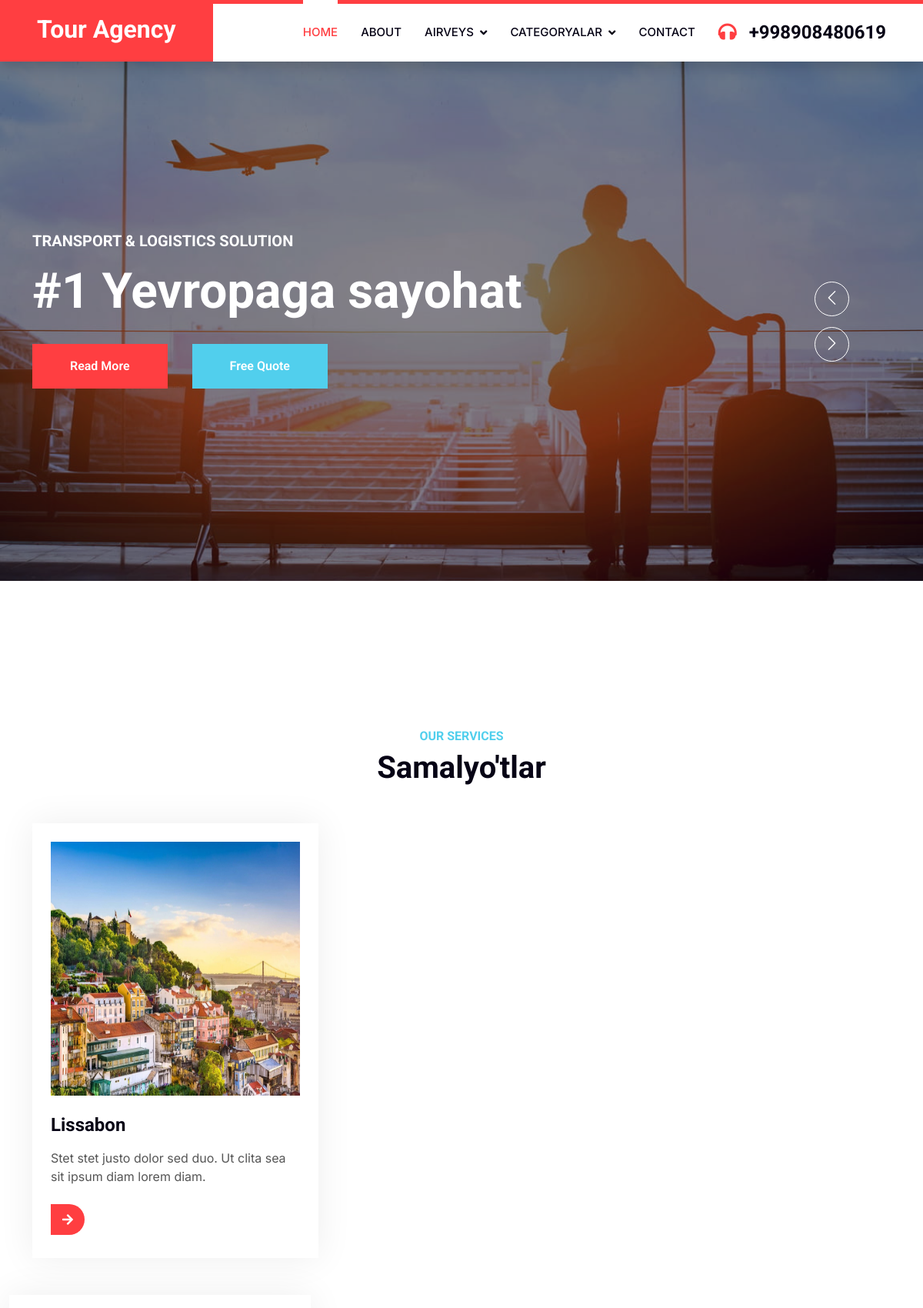
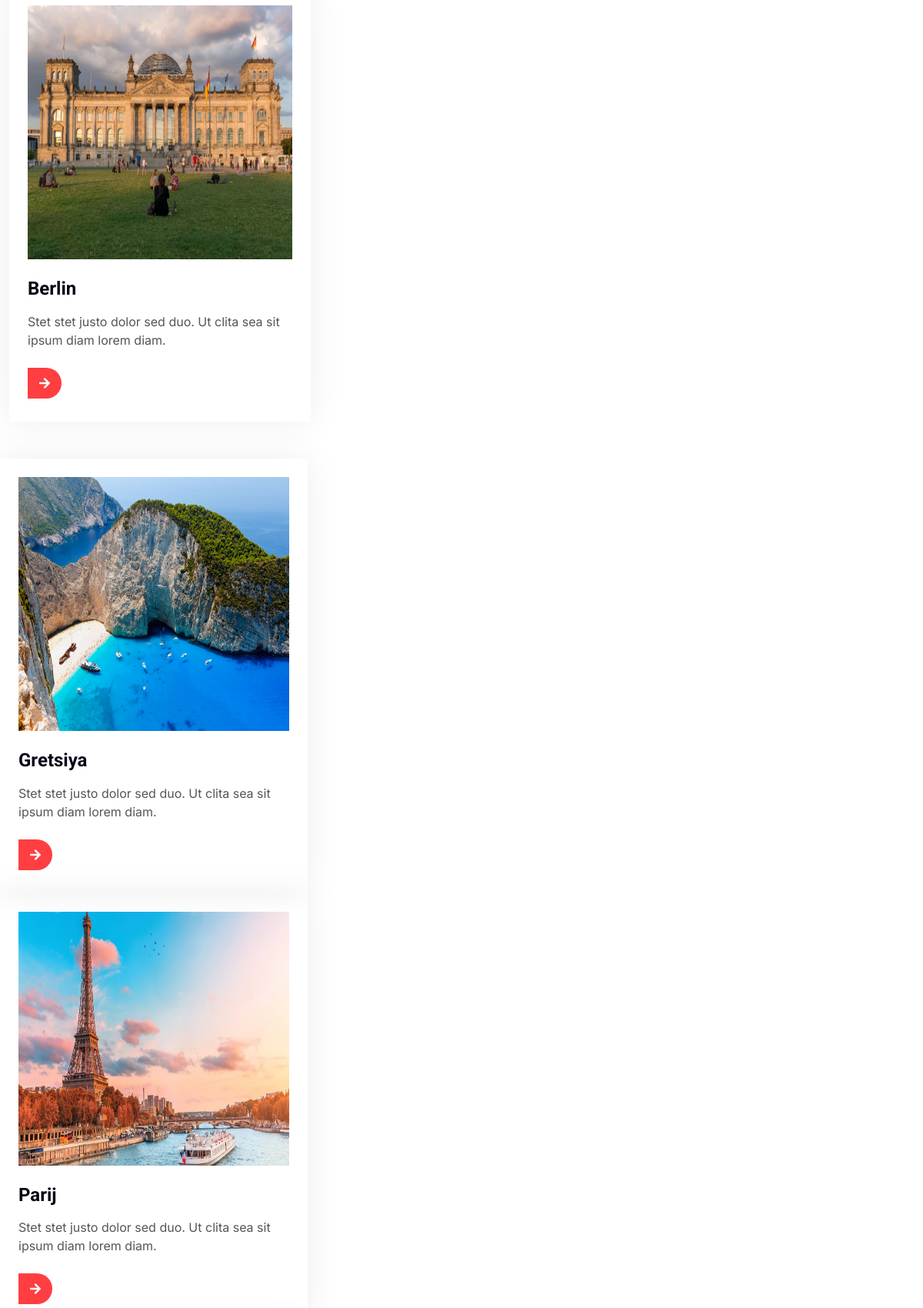
/airveys/2/ (upper part), run on the app's committed database (2 pictures, top to bottom).
### student/models.py (models this page shows, shortened)
class Shaharlar(models.Model):
    name=models.CharField(max_length=255)
    image=models.ImageField(upload_to='shaharlar/')
    text=models.TextField(max_length=900)
    category=models.ForeignKey('Category' ,on_delete=models.CASCADE)
    airveys=models.ManyToManyField('Airveys', blank=True ,null=True)
    class Meta:
        verbose_name = 'shahar'
        verbose_name_plural ='shaharlar'

### student/views.py (the view)
# urls.py: path('airveys/<int:id>/', views.airveys, name='airveys'),
def airveys(request,id):
    airveyis = Airveys.objects.all()
    airveys=get_object_or_404(Airveys, pk=id)
    shaharlar=Shaharlar.objects.filter(airveys=airveys)
    data={
        'airveyis':airveyis,
        'shaharlar':shaharlar,
    }
    return render(request, template_name='student/airveys.html',context=data)

### student/templates/student/airveys.html (shortened to what this page needs)
{% extends 'base.html' %}
{% load static %}
{% block content %}
    <div class="container-xxl py-5">
        <div class="container py-5">
            <div class="text-center wow fadeInUp" data-wow-delay="0.1s">
                <h6 class="text-secondary text-uppercase">Our Services</h6>
                <h1 class="mb-5">Samalyo'tlar</h1>
            </div>
            {% for sam in shaharlar  %}
                    <div class="col-md-6 col-lg-4 wow fadeInUp" data-wow-delay="0.7s">
                        <div class="service-item p-4">
                            <div class="overflow-hidden mb-4">
                                <img class="img-fluid" src="{{sam.image.url}}" style="height: 330px;width: 270;" alt="rasm bor">
                            </div>
                            <h4 class="mb-3">{{sam.name}}</h4>
                            <p>Stet stet justo dolor sed duo. Ut clita sea sit ipsum diam lorem diam.</p>
                            <a class="btn-slide mt-2" href=""><i class="fa fa-arrow-right"></i><span>Read More</span></a>
                        </div>
                    </div>
                </div>
            {% endfor %}
{% endblock %}

### student/static/student/css/style.css (style rules this page uses)
:root { --primary: #FF3E41; --secondary: #51CFED; --light: #F8F2F0; --dark: #060315; }
.service-item, .price-item, .team-item { box-shadow: 0 0 45px rgba(0, 0, 0, .07); }
.service-item img, .team-item img { transition: .5s; }
.service-item a.btn-slide, .price-item a.btn-slide, .team-item div.btn-slide { position: relative; display: inline-block; overflow: hidden; font-size: 0; }
.service-item a.btn-slide i, .service-item a.btn-slide span, .price-item a.btn-slide i, .price-item a.btn-slide span, .team-item div.btn-slide i, .team-item div.btn-slide span { position: relative; height: 40px; padding: 0 15px; display: inline-flex; align-items: center; font-size: 16px; color: #FFFFFF; background: var(--primary); border-radius: 0 35px 35px 0; transition: .5s; z-index: 2; }

### data on the page
Shaharlar: image (picture), name "Lissabon"
Shaharlar: image (picture), name "Berlin"
Shaharlar: image (picture), name "Gretsiya"
Shaharlar: image (picture), name "Parij"
